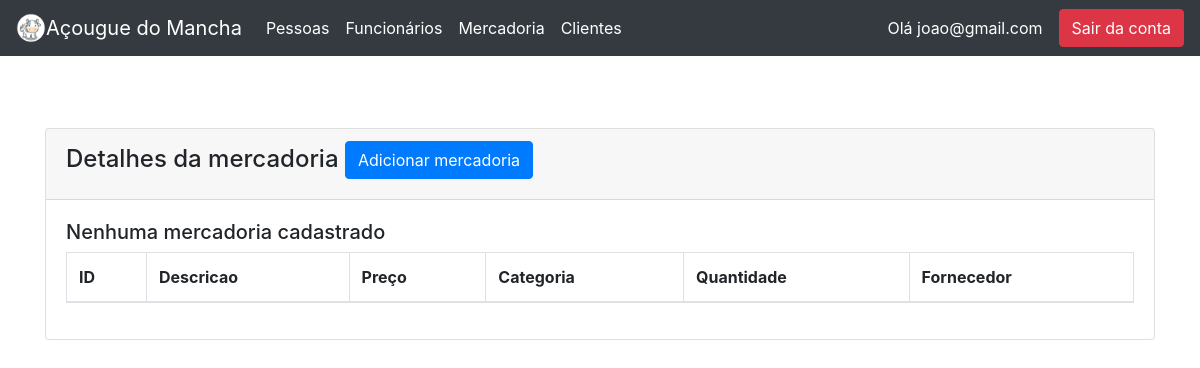
Page /product.php (signed in) on the earlier database version.
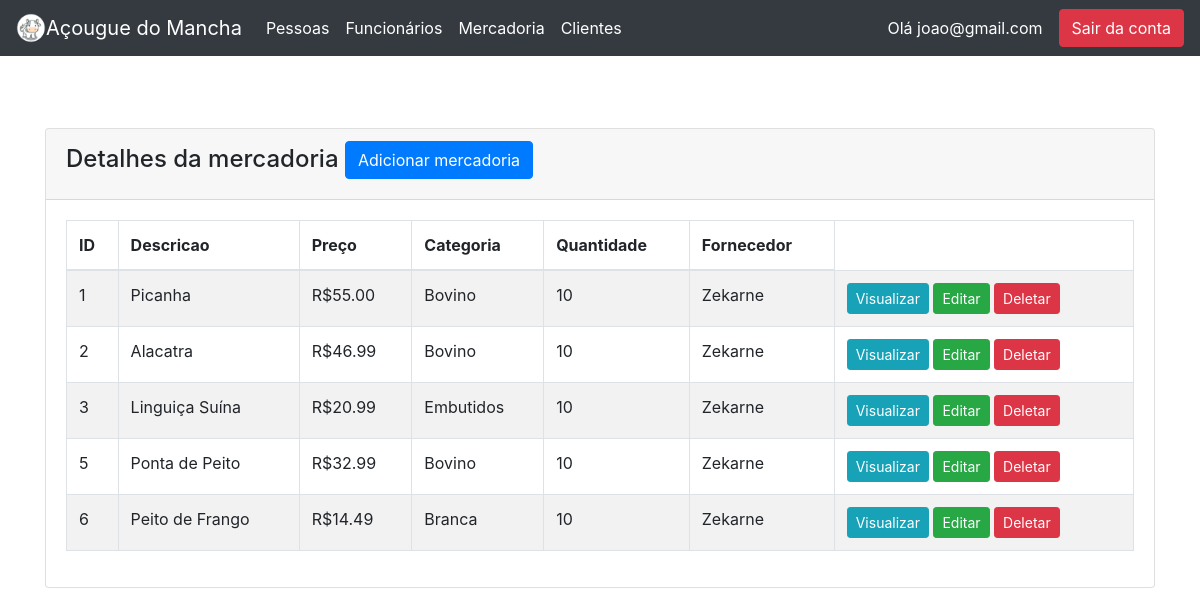
Same page on the later database version.
### tables this page shows
CREATE TABLE `tbprodutos` (
  `id` int(11) NOT NULL,
  `preco` decimal(10,2) NOT NULL,
  `categoria` int(11) NOT NULL,
  `quantidade` int(11) NOT NULL,
  `descricao` varchar(100) NOT NULL,
  `idFornecedor` int(11) NOT NULL
);

CREATE TABLE `tbcategoria` (
  `id` int(11) NOT NULL,
  `descricao` varchar(50) NOT NULL
);

CREATE TABLE `tbfornecedores` (
  `id` int(11) NOT NULL,
  `nome` varchar(100) NOT NULL,
  `idPessoa` int(11) DEFAULT NULL,
  `cnpj` varchar(18) NOT NULL
);

### product.php (the view, shortened to what this page needs)
<?php
    require 'connection.php';
    require_once("topo.php");
?>
<!doctype html>
<html lang="pt-BR">
  <head>
    <link rel="stylesheet" href="https://cdn.jsdelivr.net/npm/bootstrap@4.1.3/dist/css/bootstrap.min.css">
</head>
<body>
    <div class="container mt-4">
        <div class="row">
            <div class="col-md-12">
                <div class="card">
                    <div class="card-header">
                        <h4>Detalhes da mercadoria
                            <?php
                        if($_SESSION["tipo"] == 1){
                            echo "<a href='product_create.php' class='btn btn-primary float-end'>Adicionar mercadoria</a>";
                        }
                            ?>
                        </h4>
                    </div>
                    <div class="card-body">
                        <table class="table table-bordered table-striped">
                            <thead>
                                <tr>
                                    <th>ID</th>
                                    <th>Descricao</th>
                                    <th>Preço</th>
                                    <th>Categoria</th>
                                    <th>Quantidade</th>
                                    <th>Fornecedor</th>
                                </tr>
                            </thead>
                            <tbody>
                                <?php
                                    $query = "SELECT p.id idProduto, p.preco, p.categoria, p.quantidade, p.descricao descricaoProduto, p.idFornecedor, c.id idCategoria, c.descricao descricaoCategoria, f.id idFornecedor, f.nome FROM tbprodutos p, tbcategoria c, tbfornecedores f WHERE p.categoria = c.id AND p.idFornecedor = f.id ORDER BY p.id ASC";
                                    $query_run = mysqli_query($con, $query);
                                    if(mysqli_num_rows($query_run) > 0)
                                    {
                                        foreach($query_run as $tbprodutos)
                                        {
                                            ?>
                                            <tr>
                                                <td><?= $tbprodutos['idProduto']; ?></td>
                                                <td><?= $tbprodutos['descricaoProduto']; ?></td>
                                                <td>R$<?= $tbprodutos['preco']; ?></td>
                                                <td><?= $tbprodutos['descricaoCategoria']; ?></td>
                                                <td><?= $tbprodutos['quantidade']; ?></td>
                                                <td><?= $tbprodutos['nome']; ?></td>
                                                <td>
                                                    <?php if($_SESSION["tipo"] == 1){
                                                        echo "<a href='product_view.php?idProduto={$tbprodutos['idProduto']}' class='btn btn-info btn-sm'>Visualizar</a>";
                                                        echo "<a href='product_edit.php?idProduto={$tbprodutos['idProduto']}' class='btn btn-success btn-sm'>Editar</a>";
                                                        echo "<form action='code.php' method='POST' class='d-inline'>
                                                                <button type='submit' name='delete_product' value='{$tbprodutos['idProduto']}' class='btn btn-danger btn-sm'>Deletar</button>
                                                                </form>";
                                                    }
                                                    ?>
                                                </td>
                                            </tr>
                                            <?php
                                        }
                                    }
                                    else
                                    {
                                        echo "<h5> Nenhuma mercadoria cadastrado </h5>";
                                    }
                                ?>
                            </tbody>
                        </table>
                    </div>
                </div>
            </div>
        </div>
    </div>
</body>
</html>

Differences in the rows shown:
added tbprodutos: id "1", descricao "Picanha", preco "55.00", categoria.descricao "Bovino", quantidade "10", idFornecedor.nome "Zekarne"
added tbprodutos: id "2", descricao "Alacatra", preco "46.99", categoria.descricao "Bovino", quantidade "10", idFornecedor.nome "Zekarne"
added tbprodutos: id "3", descricao "Linguiça Suína", preco "20.99", categoria.descricao "Embutidos", quantidade "10", idFornecedor.nome "Zekarne"
added tbprodutos: id "5", descricao "Ponta de Peito", preco "32.99", categoria.descricao "Bovino", quantidade "10", idFornecedor.nome "Zekarne"
added tbprodutos: id "6", descricao "Peito de Frango", preco "14.49", categoria.descricao "Branca", quantidade "10", idFornecedor.nome "Zekarne"
Other differences:
text no longer shown: "Nenhuma mercadoria cadastrado"
